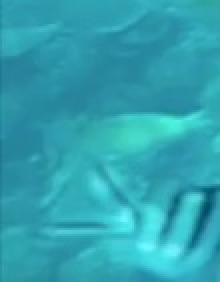
#> input picture camera/fish-camera/fish/1039.jpg, 110 x 141 px (shown 2 times larger); its folder holds 4 pictures in this run
$ jupyter execute fish-camera-study.ipynb
#> lines starting #> are read from the running program, lines starting #| are printed output that depends on the picture
### 機械学習で熱帯魚を学習（fish-camera-study.pyの場合、ターミナルで実行）

[cell 1]
# 熱帯の魚の学習

import cv2
import os, glob
from sklearn.model_selection import train_test_split
from sklearn import datasets, metrics
from sklearn.ensemble import RandomForestClassifier
from sklearn.metrics import accuracy_score
import joblib

# 画像の学習サイズやパスを指定
image_size = (64, 32)
path = os.path.dirname(os.path.abspath('__file__'))
path_fish = path + '/fish'
path_nofish = path + '/nofish'
x = [] # 画像データ
y = [] # ラベルデータ

# 画像データを読み込んで配列に追加
def read_dir(path, label):
	files = glob.glob(path + '/*.jpg')
	for f in files:
		img = cv2.imread(f)
		img = cv2.resize(img, image_size)
		img_data = img.reshape(-1, )  # 一次元に展開
		x.append(img_data)
		y.append(label)

# 画像データを読み込む
read_dir(path_nofish, 0)
read_dir(path_fish, 1)
#> call 2 of read_dir, with path = 'camera/fish-camera/fish', label = 1
#> in read_dir, img is the input picture: shape (141, 110, 3); mean B, G, R 177.6, 163, 47.8
#> in read_dir (call 2), `img = cv2.resize(img, image_size)`:
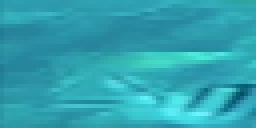
#> img: shape (32, 64, 3) (shown 4 times larger); mean B, G, R 177.4, 162.8, 47.7
#> in read_dir (call 2), `img_data = img.reshape(-1, )`: img_data = 6144 values, max 254 at index 5523, min 0 at index 4217, mean 129.3
#> pass 2 of the loop in read_dir, `for f in files:`:
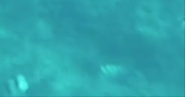
#> input picture camera/fish-camera/fish/1053.jpg, 185 x 97 px
#> in read_dir, img is the input picture: shape (97, 185, 3); mean B, G, R 171.5, 163.9, 46.8
#> in read_dir (call 2), `img = cv2.resize(img, image_size)`:
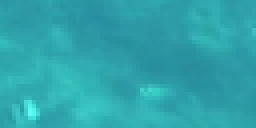
#> img: shape (32, 64, 3) (shown 4 times larger); mean B, G, R 171.6, 163.9, 46.8
#> img_data = 6144 values, max 251 at index 5206, min 34 at index 5789, mean 127.4
#> pass 3 of the loop in read_dir, `for f in files:`:
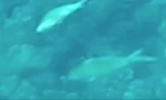
#> input picture camera/fish-camera/fish/1060.jpg, 166 x 100 px
#> in read_dir, img is the input picture: shape (100, 166, 3); mean B, G, R 175.8, 162.7, 47.3
#> in read_dir (call 2), `img = cv2.resize(img, image_size)`:
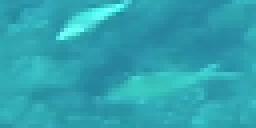
#> img: shape (32, 64, 3) (shown 4 times larger); mean B, G, R 175.8, 162.7, 47.3
#> img_data = 6144 values, max 255 at index 280, min 19 at index 665, mean 128.6
#> the loop made 4 passes; the first 3 are shown

# データを学習用とテスト用に分割
x_train, x_test, y_train, y_test = train_test_split(x, y, test_size=0.2)

# データを学習する
clf = RandomForestClassifier()
clf.fit(x_train, y_train)

# 精度の確認
y_pred = clf.predict(x_test)
print(accuracy_score(y_test, y_pred))

# データを保存
joblib.dump(clf, 'fish.pkl')
